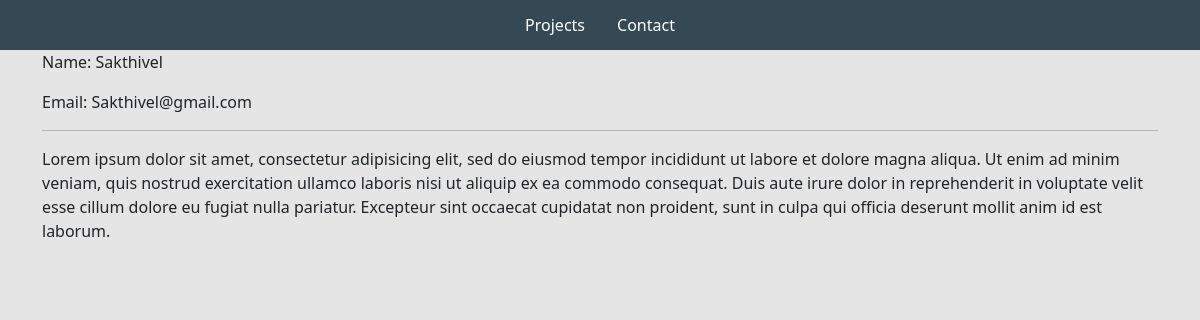
/message/2f86c075-b45d-4256-950a-112899053d7a/, run on the app's committed database.
### base/models.py (models this page shows, shortened)
class Message(models.Model):
    name = models.CharField(max_length=200, null=True)
    email = models.CharField(max_length=200, null=True)
    subject = models.CharField(max_length=200, null=True)
    body = models.TextField()
    is_read = models.BooleanField(default=False)
    created = models.DateTimeField(auto_now_add=True)
    id = models.UUIDField(default=uuid.uuid4,  unique=True,
                          primary_key=True, editable=False)

### base/views.py (the view)
# urls.py: path('message/<str:pk>/', views.messagePage, name="message"),
def messagePage(request,pk):
    message = Message.objects.get(id=pk)
    message.is_read = True
    message.save()
    context = {'message':message}
    return render(request, 'base/message.html', context)

### base/templates/base/message.html
{% extends 'base/main.html' %}
{% load static %}
{% block content %}
<div class="container">
    <p>Name: {{message.name}}</p>
    <p>Email: {{message.email}}</p>
    <hr>
    <p>{{message.body}}</p>
</div>
{% endblock content %}

### static/styles/main.css (style rules this page uses)
body { background-color: #E5E5E5; }

### data on the page
Message: name "Sakthivel", email "Sakthivel@gmail.com", body "Lorem ipsum dolor sit amet, consectetur adipisicing elit, sed do eiusmod tempor incididunt ut labore et dolore magna aliqua. Ut enim ad minim veniam, quis nostrud exercitation ullamco laboris nisi ut aliquip ex ea commodo consequat. Duis aute irure dolor in reprehenderit in voluptate velit esse cillum dolore eu fugiat nulla pariatur. Excepteur sint occaecat cupidatat non proident, sunt in culpa qui officia deserunt mollit anim id est laborum."
